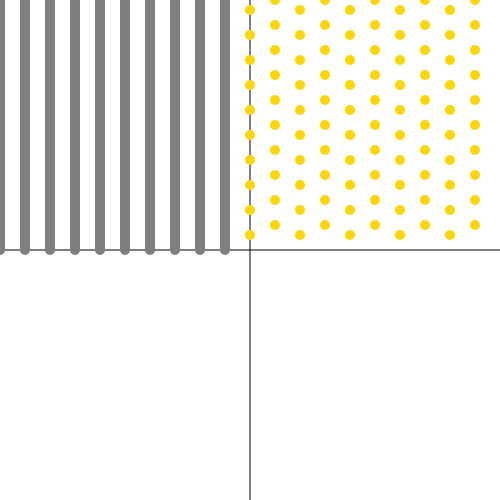
Frame 1 (no input)
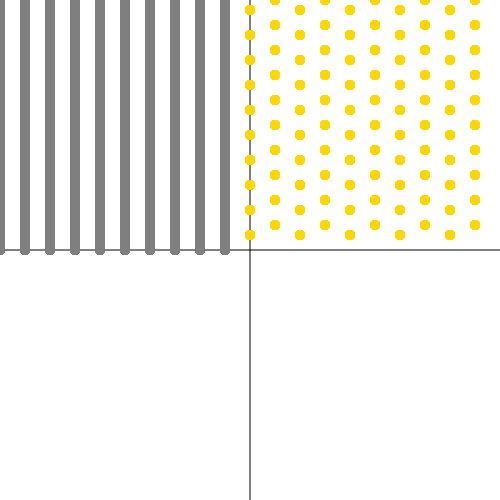
Frame 60 (no input)
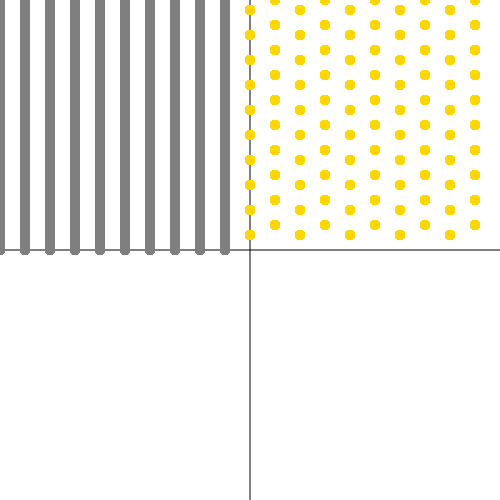
Frame 120 (the mouse pressed at the canvas centre since frame 60)

The p5.js sketch that drew these frames (run headless with seeded random() and noise() and a simulated clock; from frame 60 on, the mouse is pressed at the canvas centre):

// p5.js sketch
// ── sketch.js
// TODO: Create setup() function
function setup() {
    
  // Inside the setup() function:
  // TODO: Create canvas 500px wide and 500px high
  createCanvas(500, 500);

  // TODO: Draw horizontal and vertical guidelines
  line(250, 0, 250, 500);
  line(0, 250, 500, 250);
}

// TODO: Create wall drawing inside draw() function
function draw() {

  // Inside the draw() function:
  // Draw parallel lines:
  // TODO: Set stroke color and weight
 stroke(127);
 strokeWeight(10);

  // TODO: Use a for loop to draw 10 vertical lines
  for (let posX = 0; posX < 10; posX++) {
    line(posX * 25, 0, posX * 25, 250);
  }


  // Draw polka dots:
  // TODO: Set no stroke and fill color
  fill('#ffd700');
  noStroke();


  // TODO: Use nested for loops to draw a grid of circles
  // TODO: Offset y positions of every other column by 10 pixels
  for (posX = 0; posX < 10; posX++) {
    for (posY = 0; posY < 10; posY++) {
        if (posX % 2 === 0) {
            circle(250 + posX * 25, posY * 25 + 10 , 10);
        } else {
        circle(250 + posX * 25, posY * 25, 10);
        }
    }
  }


  // Draw checkered squares:
  // TODO: Set fill color


  // TODO: Use nested for loops to draw rows of squares
  // TODO: Offset y positions of every other column by 25 pixels


  
  // Draw parallel diagonal lines:
  // TODO: Set stroke color and weight


  // TODO: Use a for loop to draw diagonal lines



  // Draw borders:
  // TODO: Set stroke color


  // TODO: Draw horizontal and vertical guidelines


  // TODO: Draw borders around canvas

}
